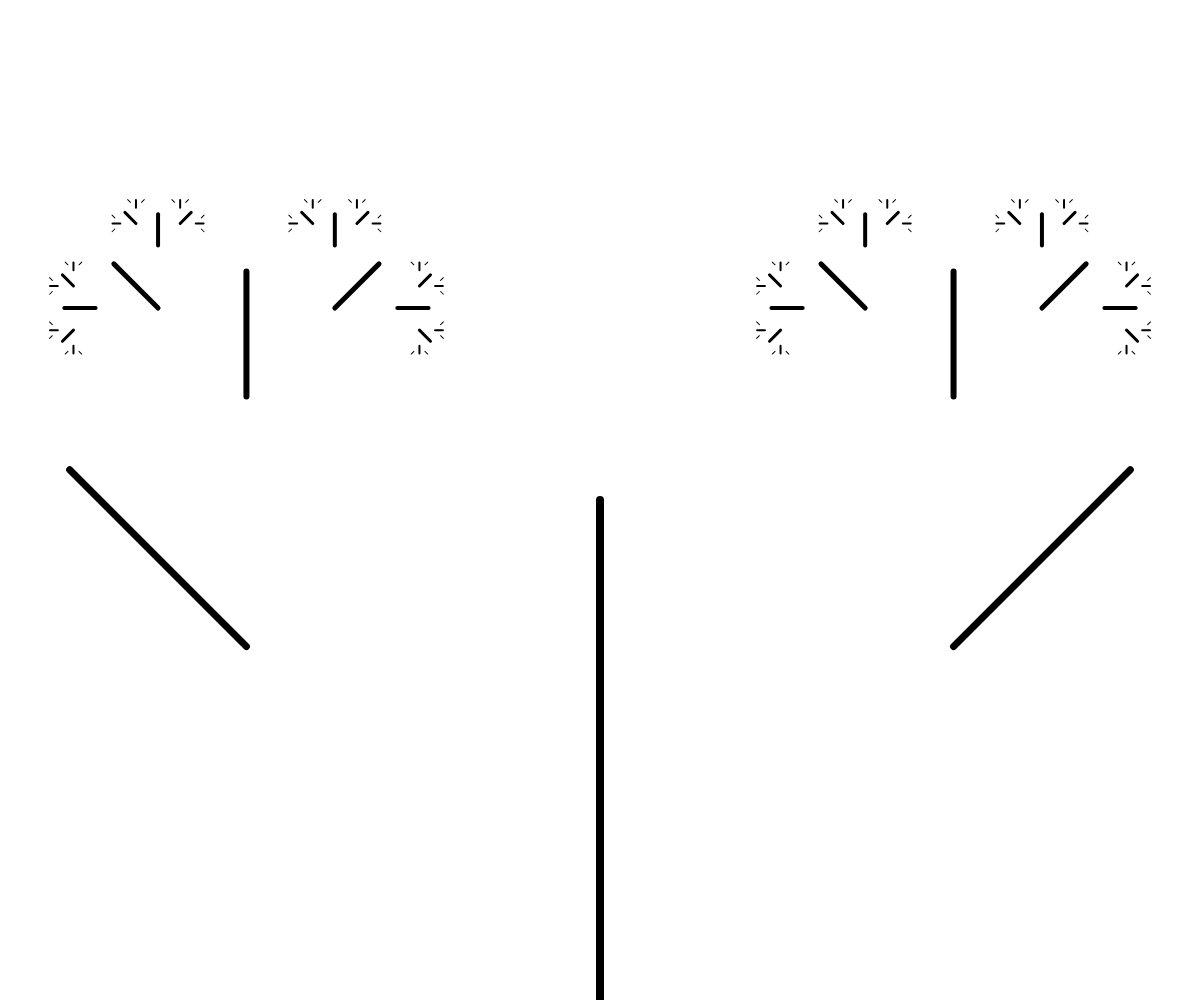
Frame 1 (no input)
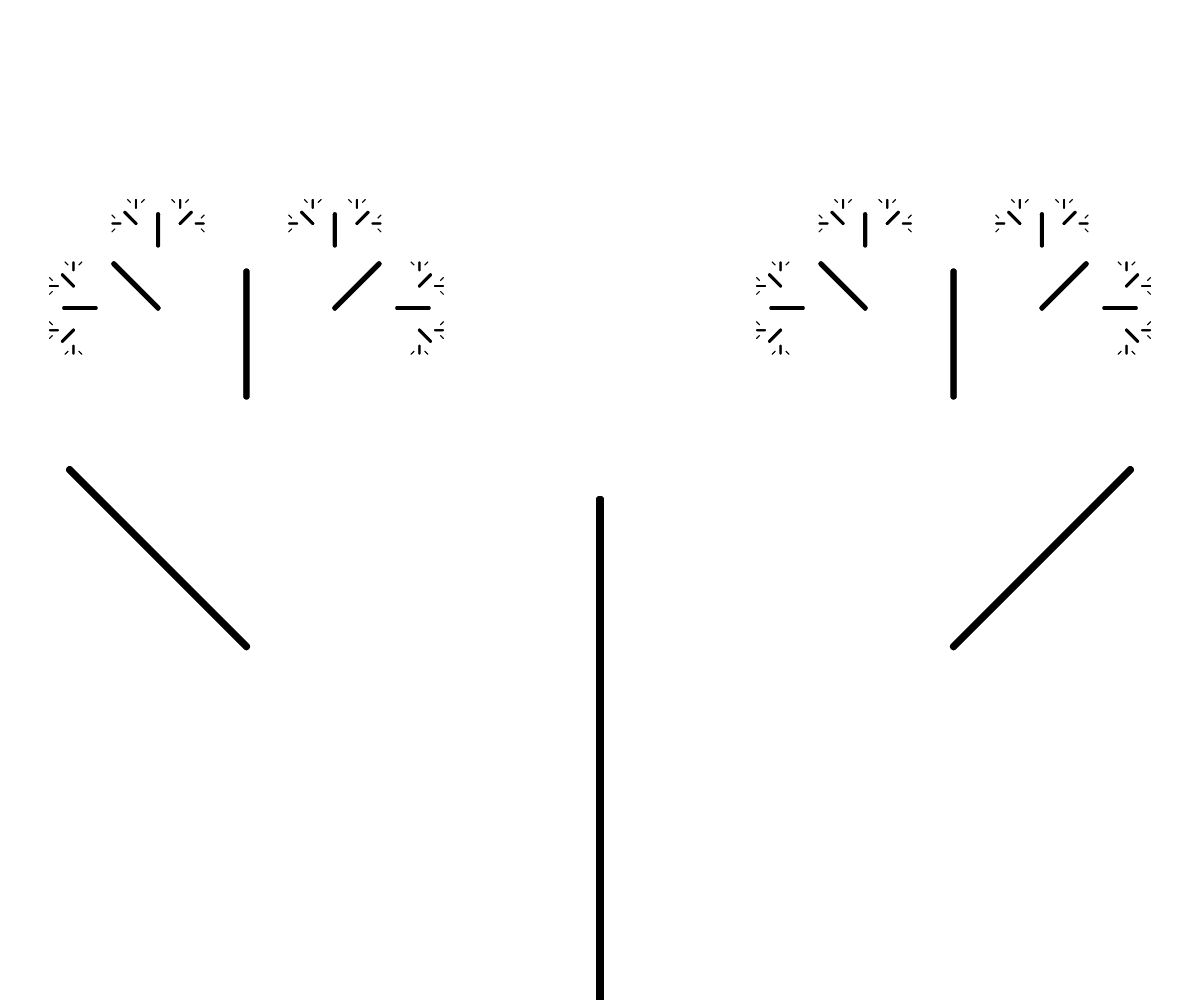
Frame 2 (the mouse pressed at the canvas centre, redrawn once)

The p5.js sketch that drew these frames (run headless with seeded random() and noise() and a simulated clock; the mouse was pressed at the canvas centre and the sketch redrawn once):

// p5.js sketch
// ── sketch.js
function setup() {
  createCanvas(innerWidth, innerHeight)
  noLoop()
}

function draw() {
  translate(width / 2, height)
  branch(height / 2, 8)
}

function branch(len, weight) {
  strokeWeight(weight)
  line(0, 0, 0, -len)
  if (len > 4) {
    push()
    rotate(-PI / 4)
    translate(0, -len)
    branch(len / 2, weight - 1)
    pop()

    push()
    rotate(PI / 4)
    translate(0, -len)
    branch(len / 2, weight - 1)
    pop()
  }
}
